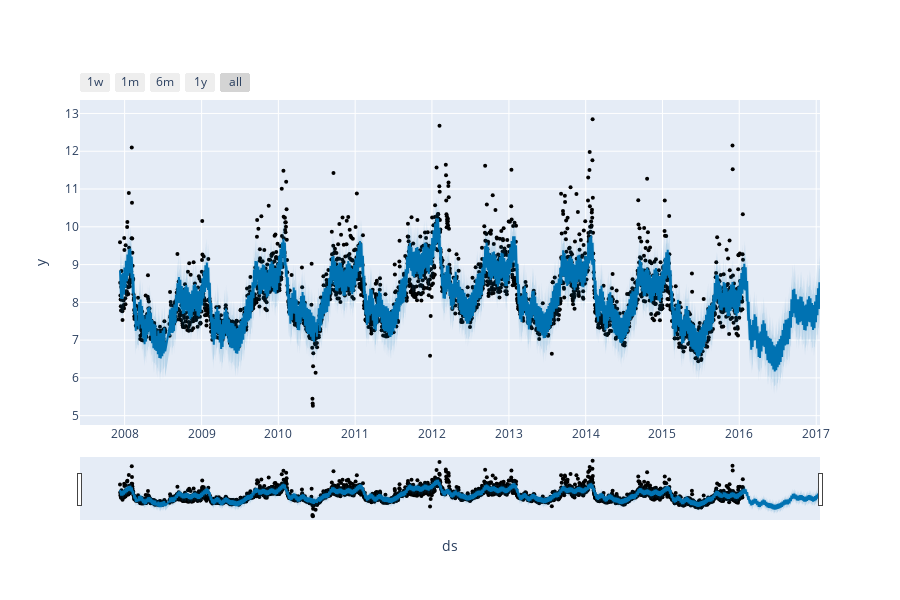

Notebook cell for this chart:
### Code cell
# Python
from prophet.plot import plot_plotly, plot_components_plotly

plot_plotly(m, forecast)

### Figure 1 — Plotly figure (JSON) as saved in the notebook; plotly's stock layout.template omitted (floating-point values rounded to 4 significant figures; data arrays with more than 128 entries replaced by an {"elided": "..."} marker saying what was removed)
{"data": [{"marker": {"color": "black", "size": 4}, "mode": "markers", "name": "Actual", "type": "scatter", "x": {"elided": "2905 str values"}, "y": {"elided": "2905 float values"}}, {"hoverinfo": "skip", "line": {"width": 0}, "mode": "lines", "type": "scatter", "x": {"elided": "3270 str values"}, "y": {"elided": "3270 float values"}}, {"fill": "tonexty", "fillcolor": "rgba(0, 114, 178, 0.2)", "line": {"color": "#0072B2", "width": 2}, "mode": "lines", "name": "Predicted", "type": "scatter", "x": {"elided": "3270 str values"}, "y": {"elided": "3270 float values"}}, {"fill": "tonexty", "fillcolor": "rgba(0, 114, 178, 0.2)", "hoverinfo": "skip", "line": {"width": 0}, "mode": "lines", "type": "scatter", "x": {"elided": "3270 str values"}, "y": {"elided": "3270 float values"}}], "layout": {"height": 600, "showlegend": false, "width": 900, "xaxis": {"rangeselector": {"buttons": [{"count": 7, "label": "1w", "step": "day", "stepmode": "backward"}, {"count": 1, "label": "1m", "step": "month", "stepmode": "backward"}, {"count": 6, "label": "6m", "step": "month", "stepmode": "backward"}, {"count": 1, "label": "1y", "step": "year", "stepmode": "backward"}, {"step": "all"}]}, "rangeslider": {"visible": true}, "title": {"text": "ds"}, "type": "date"}, "yaxis": {"title": {"text": "y"}}}}
